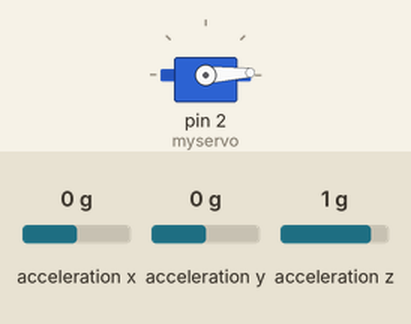
Simulated run of this sketch. Board: Arduino Uno, built with avr-gcc and run on an emulated ATmega328P. Shown: servo. Wiring (inferred from the names in the program): ADXL345 accelerometer at I2C address 0x53. Inputs (shaded band) come from the test bench; at power-on: acceleration y 0 g, acceleration z 1 g, acceleration x 0 g.

Above: at 1.2 s.
1.3 s: acceleration y set to -1.4 g
At 2.2 s:
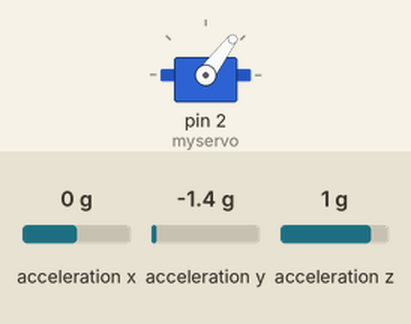
2.8 s: acceleration z set to -1.4 g
At 3.1 s:
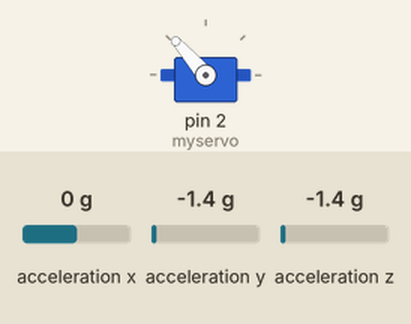
4.3 s: acceleration y set to -0.8 g
At 5.4 s:
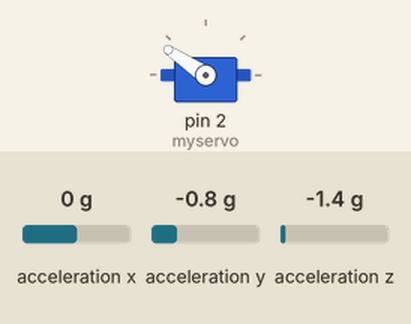
5.8 s: acceleration z set to 0.8 g
At 7.0 s:
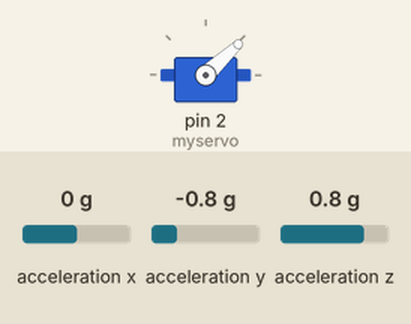
7.3 s: acceleration z set to 0 g
At 8.2 s:
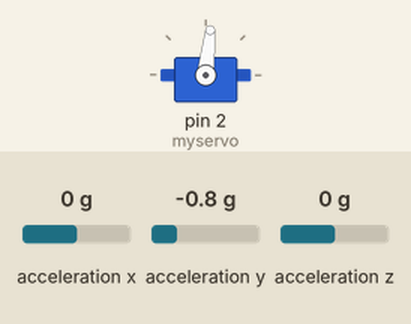
Timing chart, 0 to 9.8 s (numbered marks = the images above; inputs shaded):
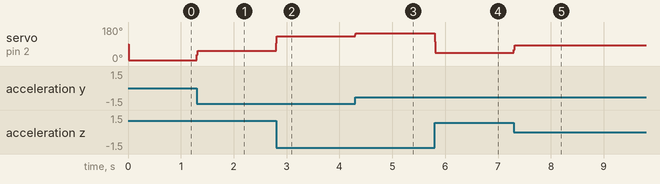

Measured:
- after the input at 1.3 s, servo on pin 2 (myservo): 3° → 53° at once
- after the input at 2.8 s, servo on pin 2 (myservo): 53° → 131° at once
- after the input at 4.3 s, servo on pin 2 (myservo): 131° → 146° at once
- after the input at 5.8 s, servo on pin 2 (myservo): 146° → 43° at once
- after the input at 7.3 s, servo on pin 2 (myservo): 43° → 84° at once

The sketch:

servo_adxl345.ino
```cpp
#include <Wire.h>
#include "ADXL345.h"
#include <Servo.h>
Servo myservo;
const float alpha = 0.5;

double fXg = 0;
double fYg = 0;
double fZg = 0;

ADXL345 acc;

void setup()
{
  acc.begin();
  Serial.begin(9600);
   myservo.attach(2);
  delay(10);
}


void loop()
{
  double pitch, roll, Xg, Yg, Zg;
  acc.read(&Xg, &Yg, &Zg);

  //Low Pass Filter
  fXg = Xg * alpha + (fXg * (1.0 - alpha));
  fYg = Yg * alpha + (fYg * (1.0 - alpha));
  fZg = Zg * alpha + (fZg * (1.0 - alpha));

  //Roll & Pitch Equations
  roll  = (atan2(-fYg, fZg)*180.0)/M_PI;
  pitch = (atan2(fXg, sqrt(fYg*fYg + fZg*fZg))*180.0)/M_PI;
myservo.write(roll);
//Serial.print(pitch);
  //Serial.println(roll);

  delay(1);
}
```

ADXL345.cpp
```cpp
// (licence header left out)
#include "ADXL345.h"
#include <Wire.h>

int ADXL345::writeRegister(byte reg_addr, int nbytes, byte *buffer)
{
	int written_bytes;

	Wire.beginTransmission(ADXL345::ADDRESS);
	Wire.write(reg_addr);
	written_bytes = Wire.write(buffer, nbytes);
	Wire.endTransmission();

	return written_bytes;
}

int ADXL345::readRegister(byte reg_addr, int nbytes, byte *buffer)
{
	int idx = 0;

	Wire.beginTransmission(ADXL345::ADDRESS);
	Wire.write(reg_addr);
	Wire.endTransmission();

	Wire.requestFrom(ADXL345::ADDRESS, nbytes);

	while(Wire.available() && idx < nbytes)
	{
		buffer[idx++] = Wire.read();
	}

	return idx;
}

ADXL345::ADXL345()
{
	Wire.begin();

	zG[0] = -20;
	zG[1] =  15;
	zG[2] = -23;
}

void ADXL345::begin()
{
	byte data = 0x08;
	writeRegister(ADXL345::POWER_CTL, 1, &data);
}

void ADXL345::end()
{
	byte data = 0x00;
	writeRegister(ADXL345::POWER_CTL, 1, &data);
}

void ADXL345::read(double *x, double *y, double *z)
{
	byte buffer[6];

	readRegister(ADXL345::DATAX0, 6, buffer);

	*x = ((buffer[0] + (buffer[1] << 8)) - zG[0])/256.0;
	*y = ((buffer[2] + (buffer[3] << 8)) - zG[1])/256.0;
	*z = ((buffer[4] + (buffer[5] << 8)) - zG[2])/256.0;
}

void ADXL345::read(int *x, int *y, int *z)
{
	byte buffer[6];

	readRegister(ADXL345::DATAX0, 6, buffer);

	*x = buffer[0] + (buffer[1] << 8);
	*y = buffer[2] + (buffer[3] << 8);
	*z = buffer[4] + (buffer[5] << 8);
}


void ADXL345::setRange(range_t range)
{
	switch(range)
	{
		case RANGE_16G:
		case RANGE_8G:
		case RANGE_4G:
		case RANGE_2G:
			writeRegister(ADXL345::DATA_FORMAT, 1, (byte *)&range);
			break;
	}
}

void ADXL345::setZeroG(double x, double y, double z)
{
	zG[0] = x*256.0;
	zG[1] = y*256.0;
	zG[2] = z*256.0;
}

void ADXL345::setZeroG(int x, int y, int z)
{
	zG[0] = x;
	zG[1] = y;
	zG[2] = z;
}
```

ADXL345.h
```cpp
// (licence header left out)
#ifndef _ADXL345_H
#define _ADXL345_H

#include <Arduino.h>

// All functions return -1 on error and 0 on success
class ADXL345
{
	private:
		/* ADXL345 Registers */
		enum info_t
		{
			DEVID          = 0x00,
			THRESH_TAP     = 0x1D,
			OFSX           = 0x1E,
			OFSY           = 0x1F,
			OFSZ           = 0x20,
			DUR            = 0x21,
			Latent         = 0x22,
			Window         = 0x23,
			THRESH_ACT     = 0x24,
			THRESH_INACT   = 0x25,
			TIME_INACT     = 0x26,
			ACT_INACT_CTL  = 0x27,
			THRESH_FF      = 0x28,
			TIME_FF        = 0x29,
			TAP_AXES       = 0x2A,
			ACT_TAP_STATUS = 0x2B,
			BW_RATE        = 0x2C,
			POWER_CTL      = 0x2D,
			INT_ENABLE     = 0x2E,
			INT_MAP        = 0x2F,
			INT_SOURCE     = 0x30,
			DATA_FORMAT    = 0x31,
			DATAX0         = 0x32,
			DATAX1         = 0x33,
			DATAY0         = 0x34,
			DATAY1         = 0x35,
			DATAZ0         = 0x36,
			DATAZ1         = 0x37,
			FIFO_CTL       = 0x38,
			FIFO_STATUS    = 0x39,
			ADDRESS        = 0xA7 >> 1
		};


		int zG[3];
		int readRegister(byte reg_addr, int nbytes, byte *buffer);
		int writeRegister(byte reg_addr, int nbytes, byte *buffer);

	public:
		enum range_t
		{
			RANGE_16G = 0x0B,
			RANGE_8G  = 0x0A,
			RANGE_4G  = 0x09,
			RANGE_2G  = 0x08
		};

		ADXL345();

		void begin();
		void end();

		//G Reading
		void read(double *x, double *y, double *z);

		//Raw reading
		void read(int *x, int *y, int *z);

		//Unit must be res_t
		void setRange(range_t range);

		//Unit must be G
		void setZeroG(double x, double y, double z);

		//Unit must be "Raw"
		void setZeroG(int x, int y, int z);
};

#endif // _ADXL345_H
```

NDIR_SoftwareSerial.cpp
```cpp
/*
Description:
This is a example code for Sandbox Electronics NDIR CO2 sensor module.
You can get one of those products on
http://sandboxelectronics.com

Version:
V1.2

Release Date:
2019-01-10

Author:
Tiequan Shao          support@sandboxelectronics.com

Lisence:
CC BY-NC-SA 3.0

Please keep the above information when you use this code in your project.
*/

#include <SoftwareSerial.h>
#include "NDIR_SoftwareSerial.h"
#define  RECEIVE_TIMEOUT  (100)

#if ARDUINO >= 100
    #include "Arduino.h"
#else
    #include "WProgram.h"
#endif

class SoftwareSerial;

uint8_t NDIR_SoftwareSerial::cmd_measure[9]                = {0xFF,0x01,0x9C,0x00,0x00,0x00,0x00,0x00,0x63};
uint8_t NDIR_SoftwareSerial::cmd_calibrateZero[9]          = {0xFF,0x01,0x87,0x00,0x00,0x00,0x00,0x00,0x78};
uint8_t NDIR_SoftwareSerial::cmd_enableAutoCalibration[9]  = {0xFF,0x01,0x79,0xA0,0x00,0x00,0x00,0x00,0xE6};
uint8_t NDIR_SoftwareSerial::cmd_disableAutoCalibration[9] = {0xFF,0x01,0x79,0x00,0x00,0x00,0x00,0x00,0x86};

NDIR_SoftwareSerial::NDIR_SoftwareSerial(uint8_t rx_pin, uint8_t tx_pin) : serial(rx_pin, tx_pin, false)
{
}


uint8_t NDIR_SoftwareSerial::begin()
{
    serial.begin(9600);

    if (measure()) {
        return true;
    } else {
        return false;
    }
}

uint8_t NDIR_SoftwareSerial::measure()
{
    uint8_t i;
    uint8_t buf[9];
    uint32_t start = millis();

    serial.flush();

    for (i=0; i<9; i++) {
        serial.write(cmd_measure[i]);
    }

    for (i=0; i<9;) {
        if (serial.available()) {
            buf[i++] = serial.read();
        }

        if (millis() - start > RECEIVE_TIMEOUT) {
            return false;
        }
    }

    if (parse(buf)) {
        return true;
    }

    return false;
}


void NDIR_SoftwareSerial::calibrateZero()
{
    uint8_t i;

    for (i=0; i<9; i++) {
        serial.write(cmd_calibrateZero[i]);
    }
}


void NDIR_SoftwareSerial::enableAutoCalibration()
{
    uint8_t i;

    for (i=0; i<9; i++) {
        serial.write(cmd_enableAutoCalibration[i]);
    }
}


void NDIR_SoftwareSerial::disableAutoCalibration()
{
    uint8_t i;

    for (i=0; i<9; i++) {
        serial.write(cmd_disableAutoCalibration[i]);
    }
}


uint8_t NDIR_SoftwareSerial::parse(uint8_t *pbuf)
{
    uint8_t i;
    uint8_t checksum = 0;

    for (i=0; i<9; i++) {
        checksum += pbuf[i];
    }

    if (pbuf[0] == 0xFF && pbuf[1] == 0x9C && checksum == 0xFF) {
        ppm = (uint32_t)pbuf[2] << 24 | (uint32_t)pbuf[3] << 16 | (uint32_t)pbuf[4] << 8 | pbuf[5];
        return true;
    } else {
        return false;
    }
}
```

NDIR_SoftwareSerial.h
```cpp
/*
Description:
This is a example code for Sandbox Electronics NDIR CO2 sensor module.
You can get one of those products on
http://sandboxelectronics.com

Version:
V1.2

Release Date:
2019-01-10

Author:
Tiequan Shao          support@sandboxelectronics.com

Lisence:
CC BY-NC-SA 3.0

Please keep the above information when you use this code in your project.
*/

#ifndef _NDIR_SOFTWARE_SERIAL_H_
#define _NDIR_SOFTWARE_SERIAL_H_

class NDIR_SoftwareSerial {
    public:
        NDIR_SoftwareSerial(uint8_t rx_pin, uint8_t tx_pin);

        uint32_t ppm;

        uint8_t  begin();
        uint8_t  measure();
        void     calibrateZero();
        void     enableAutoCalibration();
        void     disableAutoCalibration();

    private:
        SoftwareSerial serial;

        uint8_t  parse(uint8_t *pbuf);

        static uint8_t cmd_measure[9];
        static uint8_t cmd_calibrateZero[9];
        static uint8_t cmd_enableAutoCalibration[9];
        static uint8_t cmd_disableAutoCalibration[9];
};
#endif
```
